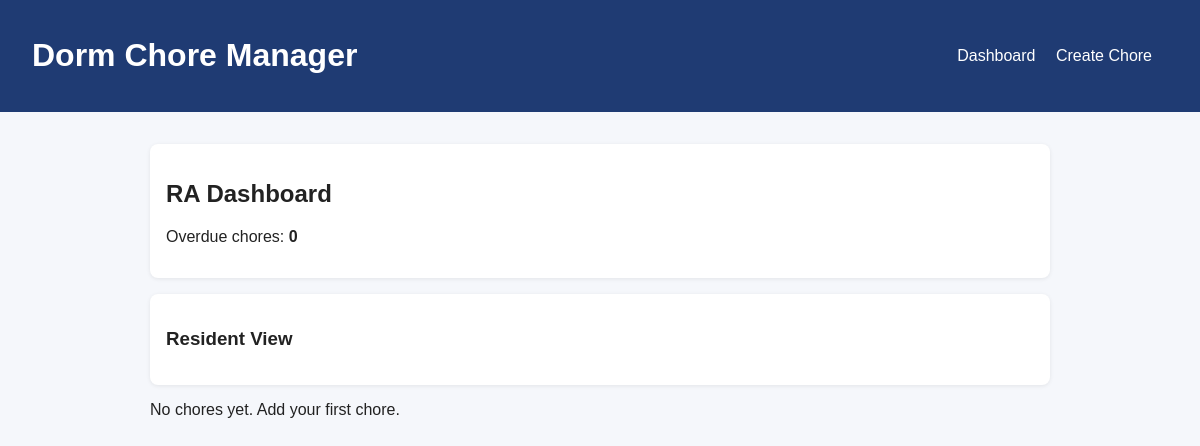
The app's page /chores, older data.
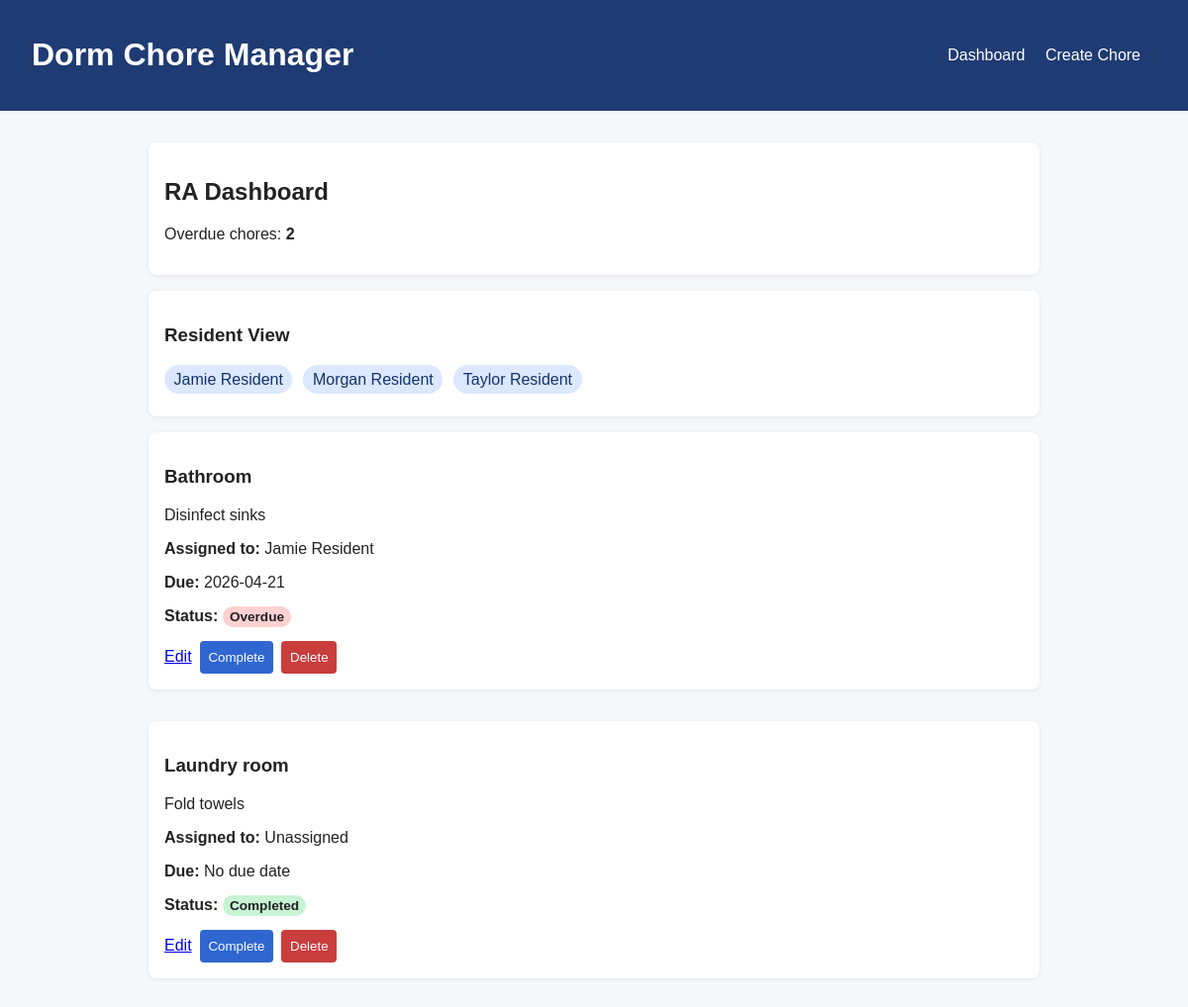
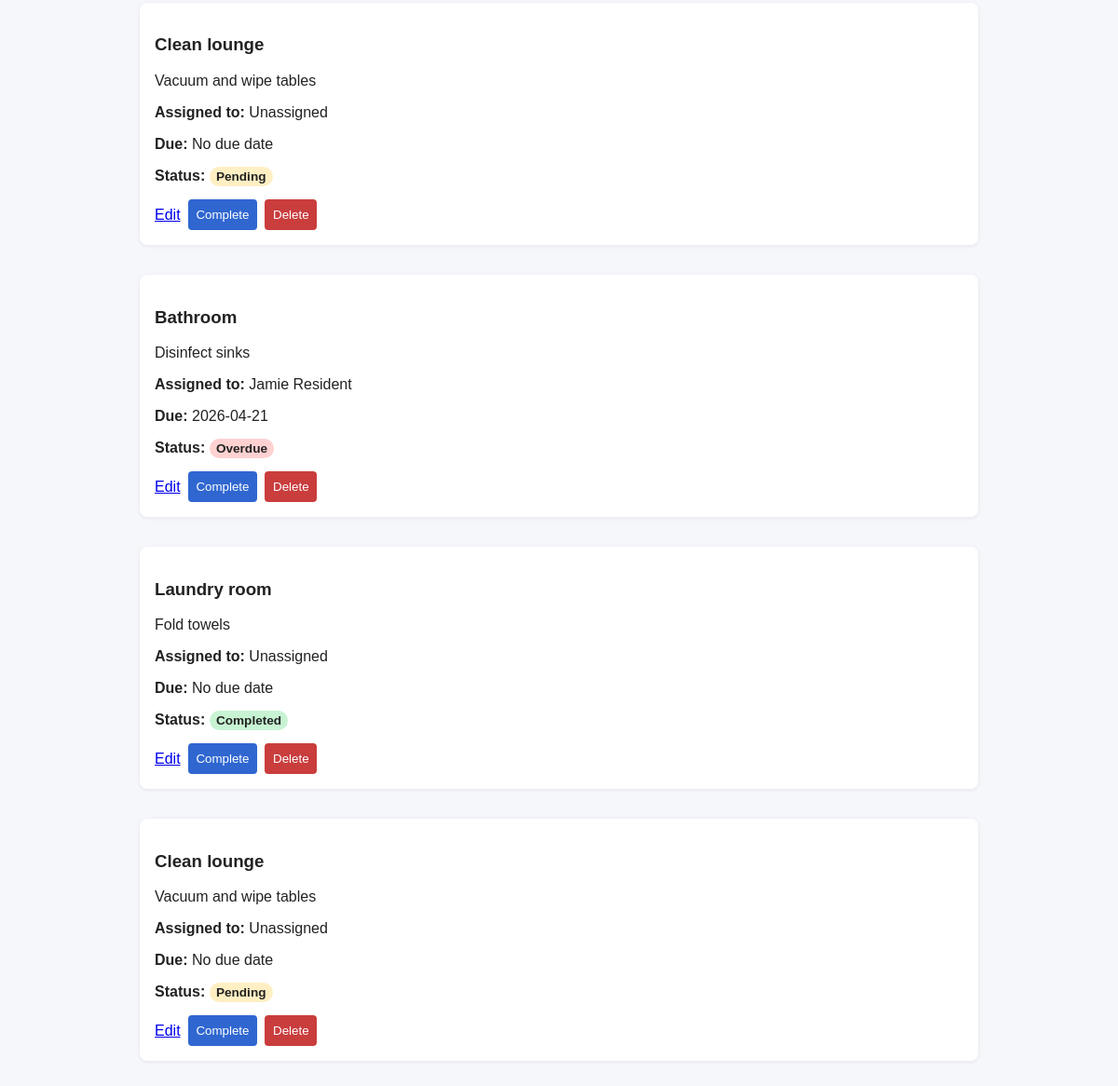
The same page, newer data (2 pictures, top to bottom).
### tables this page shows
CREATE TABLE users (
            id INTEGER PRIMARY KEY AUTOINCREMENT,
            name TEXT NOT NULL,
            role TEXT NOT NULL CHECK (role IN ('RA', 'Resident'))
        );

CREATE TABLE assignments (
            id INTEGER PRIMARY KEY AUTOINCREMENT,
            chore_id INTEGER NOT NULL,
            resident_id INTEGER NOT NULL,
            assigned_by INTEGER NOT NULL,
            FOREIGN KEY (chore_id) REFERENCES chores (id) ON DELETE CASCADE,
            FOREIGN KEY (resident_id) REFERENCES users (id),
            FOREIGN KEY (assigned_by) REFERENCES users (id)
        );

CREATE TABLE chores (
            id INTEGER PRIMARY KEY AUTOINCREMENT,
            title TEXT NOT NULL,
            description TEXT,
            due_date TEXT,
            status TEXT
        );

### app.py (the view)
@app.route("/chores")
def chores():
    chore_list = service.get_chores()
    residents = service.get_residents()
    overdue_count = sum(1 for _ in service.overdue_chores(chore_list))
    return render_template(
        "dashboard.html",
        chores=chore_list,
        residents=residents,
        overdue_count=overdue_count,
    )

### database.py (called while the page is built)
def get_db_connection():
    conn = sqlite3.connect(DB_PATH)
    conn.row_factory = sqlite3.Row
    return conn

### models.py (called while the page is built)
    def is_overdue(self):
        if not self.due_date or self.status == "Completed":
            return False
        due = datetime.strptime(self.due_date, "%Y-%m-%d").date()
        return due < date.today()

### services.py (called while the page is built)
    @staticmethod
    def _map_chore(row) -> Chore:
        return Chore(
            id=row["id"],
            title=row["title"],
            description=row["description"] or "",
            due_date=row["due_date"],
            status=row["status"],
        )

    def get_residents(self) -> List[Dict]:
        conn = get_db_connection()
        rows = conn.execute(
            "SELECT id, name, role FROM users WHERE role = 'Resident' ORDER BY name"
        ).fetchall()
        conn.close()
        return [dict(row) for row in rows]

    def overdue_chores(self, chores: Iterable[Dict]):
        for chore in chores:
            due_date = chore.get("due_date")
            if not due_date or chore.get("status") == "Completed":
                continue
            if datetime.strptime(due_date, "%Y-%m-%d").date() < date.today():
                yield chore

### templates/dashboard.html (shortened to what this page needs)
{% extends "base.html" %}
{% block content %}
    <section class="summary-bar">
        <h2>RA Dashboard</h2>
        <p>Overdue chores: <strong>{{ overdue_count }}</strong></p>
    </section>
    <section class="role-switch">
        <h3>Resident View</h3>
        {% for resident in residents %}
            <a class="chip" href="{{ url_for('resident_chores', resident_id=resident.id) }}">
                {{ resident.name }}
            </a>
        {% endfor %}
    </section>
    {% if chores %}
        <section class="chore-list">
            {% for chore in chores %}
                <article class="chore-card">
                    <h3>{{ chore.title }}</h3>
                    <p>{{ chore.description or 'No description provided.' }}</p>
                    <p><strong>Assigned to:</strong> {{ chore.resident_name or 'Unassigned' }}</p>
                    <p><strong>Due:</strong> {{ chore.due_date or 'No due date' }}</p>
                    <p>
                        <strong>Status:</strong>
                        <span class="badge badge-{{ chore.status|lower }}">{{ chore.status }}</span>
                    </p>
                    <div class="actions">
                        <a href="{{ url_for('edit_chore', chore_id=chore.id) }}">Edit</a>
                        <form method="post" action="{{ url_for('complete_chore', chore_id=chore.id) }}">
                            <button type="submit" {% if chore.status == 'Completed' %}disabled{% endif %}>
                                Complete
                            </button>
                        </form>
                        <form method="post" action="{{ url_for('delete_chore', chore_id=chore.id) }}">
                            <button type="submit" class="danger">Delete</button>
                        </form>
                    </div>
                </article>
            {% endfor %}
        </section>
    {% else %}
        <p>No chores yet. Add your first chore.</p>
    {% endif %}
{% endblock %}

### templates/base.html (shortened to what this page needs)
<!DOCTYPE html>
<html>
<head>
    <link rel="stylesheet" href="{{ url_for('static', filename='style.css') }}">
</head>
<body>
    <header>
        <h1><a href="{{ url_for('chores') }}">Dorm Chore Manager</a></h1>
        <nav>
            <a href="{{ url_for('chores') }}">Dashboard</a>
            <a href="{{ url_for('create_chore') }}">Create Chore</a>
        </nav>
    </header>
    <main>
        {% block content %}{% endblock %}
    </main>
</body>
</html>

### static/style.css (style rules this page uses)
body { font-family: Arial, sans-serif; margin: 0; background: #f5f7fb; color: #222; }
header { background: #1f3b73; color: #fff; padding: 1rem 2rem; display: flex; justify-content: space-between; align-items: center; }
header a { color: #fff; margin-right: 1rem; text-decoration: none; }
main { max-width: 900px; margin: 2rem auto; padding: 0 1rem; }
.summary-bar, .role-switch, .chore-card, .chore-form { background: #fff; border-radius: 8px; padding: 1rem; margin-bottom: 1rem; box-shadow: 0 1px 4px rgba(0, 0, 0, 0.08); }
.chore-list { display: grid; grid-template-columns: 1fr; gap: 1rem; }
.actions { display: flex; gap: 0.5rem; align-items: center; }
.actions form { margin: 0; }
input, textarea, select, button { padding: 0.55rem; border-radius: 4px; border: 1px solid #c5cad3; }
button { cursor: pointer; background: #2f66d0; color: #fff; border: none; }
button.danger { background: #c93d3d; }
.badge { padding: 0.2rem 0.45rem; border-radius: 999px; font-size: 0.85rem; font-weight: bold; }
.badge-pending { background: #ffefc3; }
.badge-completed { background: #c7f3d3; }
.badge-overdue { background: #ffd1d1; }
.chip { display: inline-block; margin-right: 0.4rem; margin-bottom: 0.4rem; padding: 0.35rem 0.6rem; border-radius: 999px; background: #dce8ff; text-decoration: none; color: #13336d; }

Row changes from the older to the newer data that the page shows:
added users: name "Jamie Resident"
added users: name "Morgan Resident"
added users: name "Taylor Resident"
added assignments: title "Bathroom", description "Disinfect sinks", name "Jamie Resident", due_date "2026-04-21", status "Overdue"
added chores: title "Laundry room", description "Fold towels", resident_name "Unassigned", due_date "No due date", status "Completed"
added chores: title "Clean lounge", description "Vacuum and wipe tables", resident_name "Unassigned", due_date "No due date", status "Pending"
added assignments: title "Bathroom", description "Disinfect sinks", name "Jamie Resident", due_date "2026-04-21", status "Overdue"
added chores: title "Laundry room", description "Fold towels", resident_name "Unassigned", due_date "No due date", status "Completed"
added chores: title "Clean lounge", description "Vacuum and wipe tables", resident_name "Unassigned", due_date "No due date", status "Pending"
Text that changed along with them:
{{ overdue_count }}: "0" → "2"
text no longer shown: "No chores yet. Add your first chore."
